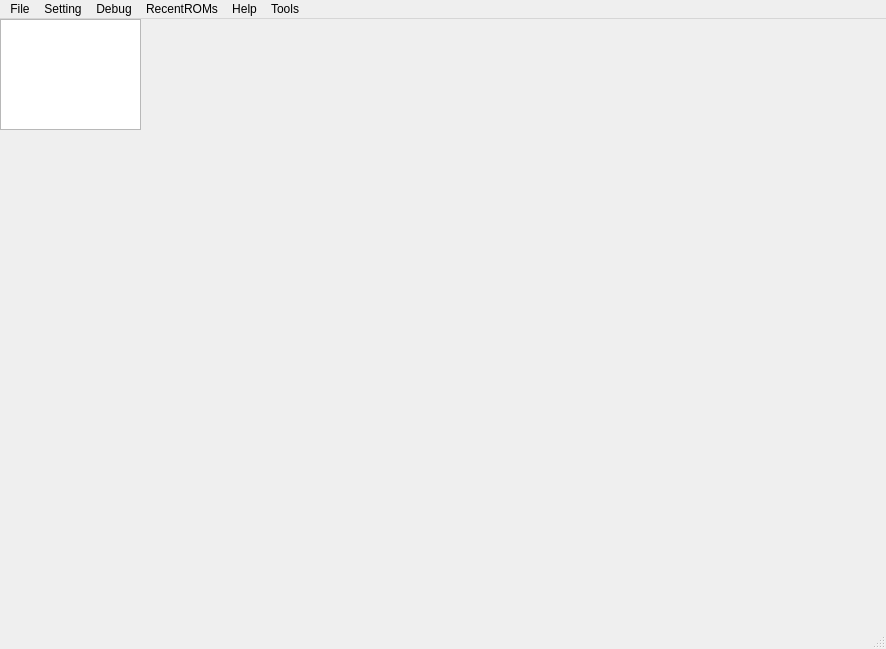
<?xml version="1.0" encoding="UTF-8"?>
<ui version="4.0">
 <class>SJNESClass</class>
 <widget class="QMainWindow" name="SJNESClass">
  <property name="geometry">
   <rect>
    <x>0</x>
    <y>0</y>
    <width>886</width>
    <height>649</height>
   </rect>
  </property>
  <property name="windowTitle">
   <string>SJNES</string>
  </property>
  <widget class="QWidget" name="centralWidget">
   <widget class="QPlainTextEdit" name="txtConsole">
    <property name="geometry">
     <rect>
      <x>0</x>
      <y>0</y>
      <width>141</width>
      <height>111</height>
     </rect>
    </property>
   </widget>
   <widget class="GpuScreenWidget" name="gameScreen" native="true">
    <property name="geometry">
     <rect>
      <x>140</x>
      <y>0</y>
      <width>601</width>
      <height>571</height>
     </rect>
    </property>
   </widget>
  </widget>
  <widget class="QStatusBar" name="statusBar"/>
  <widget class="QMenuBar" name="menuBar">
   <property name="geometry">
    <rect>
     <x>0</x>
     <y>0</y>
     <width>886</width>
     <height>21</height>
    </rect>
   </property>
   <widget class="QMenu" name="menuFile">
    <property name="title">
     <string>File</string>
    </property>
    <addaction name="actOpenROM"/>
    <addaction name="actPower"/>
    <addaction name="actReset"/>
    <addaction name="actPause"/>
    <addaction name="actExit"/>
   </widget>
   <widget class="QMenu" name="menuDebug">
    <property name="title">
     <string>Debug</string>
    </property>
    <widget class="QMenu" name="menuAudio_Waveform">
     <property name="title">
      <string>Audio Oscilloscope view</string>
     </property>
     <addaction name="actWaveVRC6"/>
     <addaction name="actWaveVRC7"/>
     <addaction name="actWaveS5B"/>
     <addaction name="actNES"/>
     <addaction name="actWaveMMC5"/>
     <addaction name="actWaveN163"/>
    </widget>
    <addaction name="menuAudio_Waveform"/>
    <addaction name="actMapperViewer"/>
    <addaction name="actSpriteViewer"/>
    <addaction name="actPaletteViewer"/>
   </widget>
   <widget class="QMenu" name="menuRecentROMs_2">
    <property name="title">
     <string>RecentROMs</string>
    </property>
   </widget>
   <widget class="QMenu" name="menuhelp">
    <property name="title">
     <string>Help</string>
    </property>
    <addaction name="actAboutSJNES"/>
    <addaction name="actQuickStart"/>
   </widget>
   <widget class="QMenu" name="menuTools">
    <property name="title">
     <string>Tools</string>
    </property>
    <addaction name="actionrecord"/>
   </widget>
   <addaction name="menuFile"/>
   <addaction name="actOpenSettings"/>
   <addaction name="menuDebug"/>
   <addaction name="menuRecentROMs_2"/>
   <addaction name="menuhelp"/>
   <addaction name="menuTools"/>
  </widget>
  <action name="actOpenSettings">
   <property name="text">
    <string>Setting</string>
   </property>
  </action>
  <action name="actOpenROM">
   <property name="text">
    <string>Open ROM</string>
   </property>
  </action>
  <action name="actReset">
   <property name="text">
    <string>RESET</string>
   </property>
  </action>
  <action name="actPause">
   <property name="text">
    <string>Pause</string>
   </property>
  </action>
  <action name="actExit">
   <property name="text">
    <string>Exit</string>
   </property>
  </action>
  <action name="actPixelPerfect">
   <property name="text">
    <string>Pixel perfect</string>
   </property>
  </action>
  <action name="actScanline">
   <property name="text">
    <string>Scanline</string>
   </property>
  </action>
  <action name="actCrtLite">
   <property name="text">
    <string>CRT Lite</string>
   </property>
  </action>
  <action name="actMapperViewer">
   <property name="checkable">
    <bool>true</bool>
   </property>
   <property name="text">
    <string>Mapper Viewer</string>
   </property>
  </action>
  <action name="actSpriteViewer">
   <property name="checkable">
    <bool>true</bool>
   </property>
   <property name="text">
    <string>Sprite Viewer</string>
   </property>
  </action>
  <action name="action60fps">
   <property name="checkable">
    <bool>true</bool>
   </property>
   <property name="enabled">
    <bool>true</bool>
   </property>
   <property name="text">
    <string>60fps</string>
   </property>
  </action>
  <action name="actionOverclockOff">
   <property name="checkable">
    <bool>true</bool>
   </property>
   <property name="text">
    <string>OFF</string>
   </property>
  </action>
  <action name="actionOverclock50">
   <property name="checkable">
    <bool>true</bool>
   </property>
   <property name="text">
    <string>+50</string>
   </property>
  </action>
  <action name="actionOverclock100">
   <property name="checkable">
    <bool>true</bool>
   </property>
   <property name="text">
    <string>+100</string>
   </property>
  </action>
  <action name="actionOverclock200">
   <property name="checkable">
    <bool>true</bool>
   </property>
   <property name="text">
    <string>+200</string>
   </property>
  </action>
  <action name="actionOverclock250">
   <property name="checkable">
    <bool>true</bool>
   </property>
   <property name="text">
    <string>+250</string>
   </property>
  </action>
  <action name="actRemoveSpriteLimit">
   <property name="checkable">
    <bool>true</bool>
   </property>
   <property name="text">
    <string>remove 8 sprite limit</string>
   </property>
  </action>
  <action name="menuRecentROMs">
   <property name="text">
    <string>Recent ROMs</string>
   </property>
  </action>
  <action name="actMono">
   <property name="text">
    <string>Mono</string>
   </property>
  </action>
  <action name="actStereo">
   <property name="text">
    <string>Stereo</string>
   </property>
  </action>
  <action name="actSmoothTriangle">
   <property name="checkable">
    <bool>true</bool>
   </property>
   <property name="checked">
    <bool>true</bool>
   </property>
   <property name="text">
    <string>Smooth Triangle (Not Accuracy)</string>
   </property>
  </action>
  <action name="actPulse1">
   <property name="text">
    <string>Pulse1</string>
   </property>
  </action>
  <action name="actPulse2">
   <property name="text">
    <string>Pulse2</string>
   </property>
  </action>
  <action name="actTriangle">
   <property name="text">
    <string>Triangle</string>
   </property>
  </action>
  <action name="actNoise">
   <property name="text">
    <string>Noise</string>
   </property>
  </action>
  <action name="actDMC">
   <property name="text">
    <string>DMC</string>
   </property>
  </action>
  <action name="actVRC6">
   <property name="text">
    <string>VRC6</string>
   </property>
  </action>
  <action name="actAboutSJNES">
   <property name="text">
    <string>About SJNES</string>
   </property>
  </action>
  <action name="actQuickStart">
   <property name="text">
    <string>Quick start</string>
   </property>
  </action>
  <action name="actWaveVRC6">
   <property name="text">
    <string>VRC6</string>
   </property>
  </action>
  <action name="actWaveVRC7">
   <property name="text">
    <string>VRC7</string>
   </property>
  </action>
  <action name="actWaveS5B">
   <property name="text">
    <string>S5B</string>
   </property>
  </action>
  <action name="actNES">
   <property name="text">
    <string>NES</string>
   </property>
  </action>
  <action name="actWaveMMC5">
   <property name="text">
    <string>MMC5</string>
   </property>
  </action>
  <action name="actWaveN163">
   <property name="text">
    <string>N163</string>
   </property>
  </action>
  <action name="actPower">
   <property name="text">
    <string>Power OFF/ON</string>
   </property>
  </action>
  <action name="chkAutoA">
   <property name="checkable">
    <bool>true</bool>
   </property>
   <property name="checked">
    <bool>false</bool>
   </property>
   <property name="enabled">
    <bool>true</bool>
   </property>
   <property name="text">
    <string>Auto A</string>
   </property>
  </action>
  <action name="chkAutoB">
   <property name="checkable">
    <bool>true</bool>
   </property>
   <property name="checked">
    <bool>false</bool>
   </property>
   <property name="enabled">
    <bool>true</bool>
   </property>
   <property name="text">
    <string>Auto B</string>
   </property>
  </action>
  <action name="actSmoothSaw">
   <property name="checkable">
    <bool>true</bool>
   </property>
   <property name="text">
    <string>Smooth Sawtooth (Not accuracy)</string>
   </property>
  </action>
  <action name="actEqualizer">
   <property name="text">
    <string>Equalizer</string>
   </property>
  </action>
  <action name="actPaletteViewer">
   <property name="text">
    <string>Palette Viewer</string>
   </property>
  </action>
  <action name="actdmcreverse">
   <property name="text">
    <string>Reverse dpcm bit order </string>
   </property>
  </action>
  <action name="actN163">
   <property name="checkable">
    <bool>true</bool>
   </property>
   <property name="enabled">
    <bool>true</bool>
   </property>
   <property name="text">
    <string>Smooth Namco163 (Not Accuracy)</string>
   </property>
  </action>
  <action name="actSmoothPulse">
   <property name="text">
    <string>Smooth Pulse</string>
   </property>
  </action>
  <action name="actionrecord">
   <property name="text">
    <string>record</string>
   </property>
  </action>
 </widget>
 <layoutdefault spacing="6" margin="11"/>
 <customwidgets>
  <customwidget>
   <class>GpuScreenWidget</class>
   <extends>QWidget</extends>
   <header location="global">GpuScreenWidget.h</header>
   <container>1</container>
  </customwidget>
 </customwidgets>
 <resources/>
 <connections/>
</ui>
